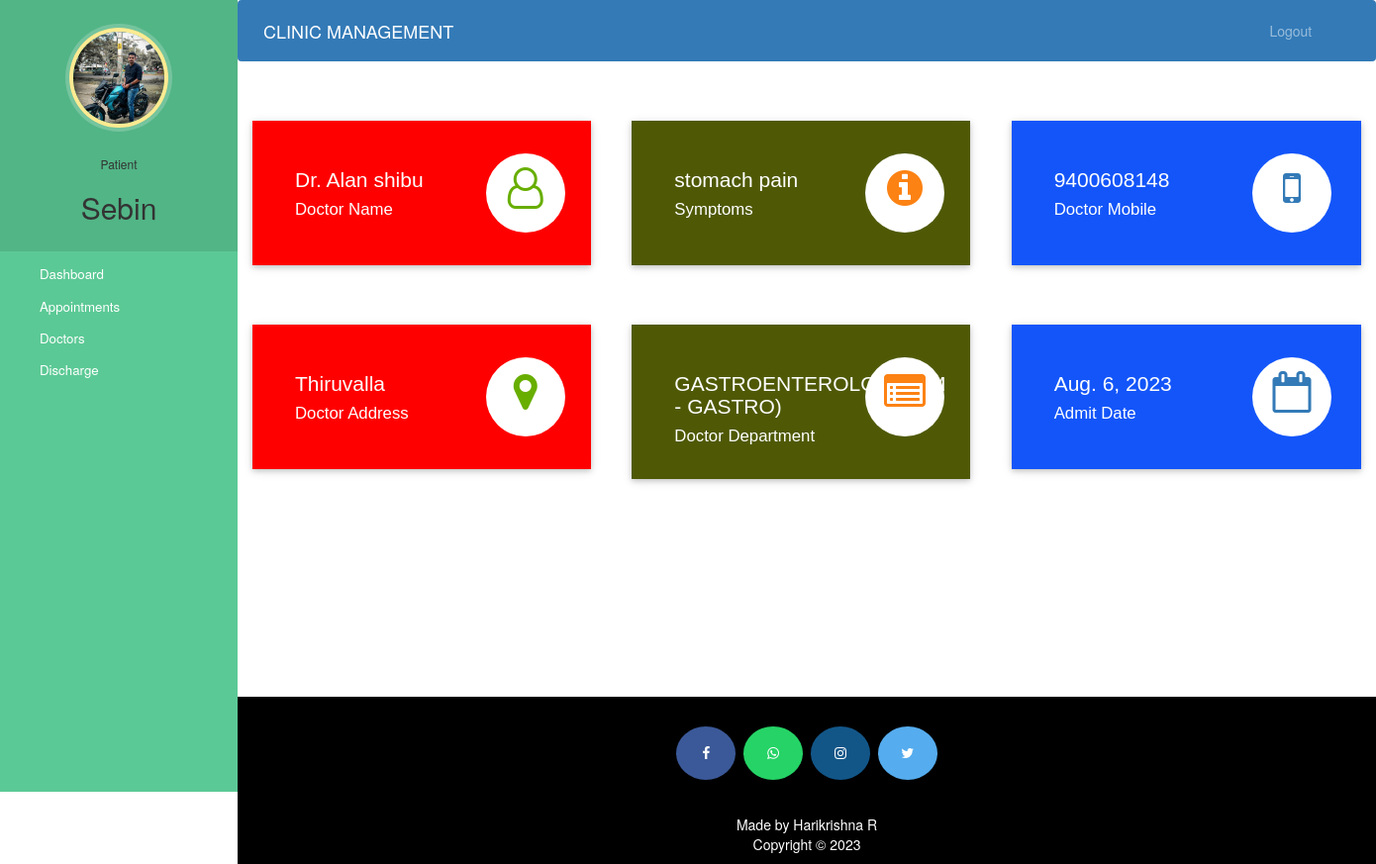
The page /patient-dashboard (signed in) on the database its author committed.
### hospital/models.py (models this page shows, shortened)
class Patient(models.Model):
    user=models.OneToOneField(User,on_delete=models.CASCADE)
    profile_pic= models.ImageField(upload_to='profile_pic/PatientProfilePic/',null=True,blank=True)
    address = models.CharField(max_length=40)
    mobile = models.CharField(max_length=20,null=False)
    symptoms = models.CharField(max_length=100,null=False)
    assignedDoctorId = models.PositiveIntegerField(null=True)
    admitDate=models.DateField(auto_now=True)
    status=models.BooleanField(default=False)

class Doctor(models.Model):
    user=models.OneToOneField(User,on_delete=models.CASCADE)
    profile_pic= models.ImageField(upload_to='profile_pic/DoctorProfilePic/',null=True,blank=True)
    address = models.CharField(max_length=40)
    mobile = models.CharField(max_length=20,null=True)
    department= models.CharField(max_length=50,choices=departments,default='Cardiologist')
    status=models.BooleanField(default=False)
    @property
    def get_name(self):
        return self.user.first_name+" "+self.user.last_name

### hospital/views.py (the view)
# urls.py: path('patient-dashboard', views.patient_dashboard_view,name='patient-dashboard'),
@login_required(login_url='patientlogin')
@user_passes_test(is_patient)
def patient_dashboard_view(request):
    patient=models.Patient.objects.get(user_id=request.user.id)
    doctor=models.Doctor.objects.get(user_id=patient.assignedDoctorId)
    mydict={
    'patient':patient,
    'doctorName':doctor.get_name,
    'doctorMobile':doctor.mobile,
    'doctorAddress':doctor.address,
    'symptoms':patient.symptoms,
    'doctorDepartment':doctor.department,
    'admitDate':patient.admitDate,
    }
    return render(request,'patient_dashboard.html',context=mydict)

### hospital/views.py (called while the page is built)
def is_patient(user):
    return user.groups.filter(name='PATIENT').exists()

### templates/patient_dashboard.html (shortened to what this page needs)
{% extends 'patient_base.html' %}
{% load static %}
{% block content %}
{%include 'patient_dashboard_cards.html'%}
<br><br><br><br>
{% endblock content %}

### templates/patient_base.html (shortened to what this page needs)
<!DOCTYPE html>
{% load static %}
<html lang="en">
<head>
  <link rel="stylesheet" href="https://stackpath.bootstrapcdn.com/bootstrap/4.3.1/css/bootstrap.min.css">
  <link rel="stylesheet" href="https://maxcdn.bootstrapcdn.com/font-awesome/4.7.0/css/font-awesome.min.css">
</head>
<body>
  <nav class="menu" tabindex="0">
    <header class="avatar">
      <img src="{% static patient.profile_pic.url %}" alt="Profile Pic" />
      <br><br>
      <h6>Patient</h6>
      <h2>{{request.user.first_name}}</h2>
    </header>
    <ul>
      <li tabindex="0" class="icon-dashboard"> <a style="color:white; text-decoration:none;" href="/patient-dashboard"><span>Dashboard</span></a> </li>
      <li tabindex="0" class="icon-calendar"> <a style="color:white; text-decoration:none;" href="/patient-appointment"><span>Appointments</span></a></li>
      <li tabindex="0" class="icon-users"> <a style="color:white; text-decoration:none;" href="/patient-view-doctor"><span>Doctors</span></a></li>
      <li tabindex="0" class="icon-users"> <a style="color:white; text-decoration:none;" href="/patient-discharge"><span>Discharge</span></a></li>
    </ul>
  </nav>
  <main>
    <div class="bs-example">
      <nav class="navbar navbar-expand-md  navbar-dark fixed-top" style="background:#337AB7;">
        <a href="/patient-dashboard" class="navbar-brand">CLINIC MANAGEMENT</a>
        <div class="collapse navbar-collapse justify-content-between" id="navbarCollapse">
          <div class="navbar-nav" style=" margin-left: 90%;">
            <a href="/logout" class="nav-item nav-link">Logout</a>
          </div>
        </div>
      </nav>
    </div>
    <br><br>
    {% block content %}
    {% endblock content %}
    <br><br><br><br><br><br><br>
    <footer>
      <p>
        <a id="ftr" href="https://facebook.com" class="fa fa-facebook"></a>
        <a id="ftr" href="https://api.whatsapp.com" class="fa fa-whatsapp"></a>
        <a id="ftr" href="https://instagram.com" class="fa fa-instagram"></a>
        <a id="ftr" href="https://twitter.com" class="fa fa-twitter"></a>
      </p>
      <br>
      <div class="container">
        <div class="row">
          <div class="col-md-12 col-sm-12">
            <div style="color:#ffffff;" class="wow fadeInUp footer-copyright">
              <p>Made by Harikrishna R <br>
                Copyright &copy; 2023</p>
            </div>
          </div>
        </div>
      </div>
    </footer>
  </main>
</body>
</html>

### templates/patient_dashboard_cards.html (shortened to what this page needs)
<!DOCTYPE html>
<html lang="en" dir="ltr">
<head>
  <link rel="stylesheet" href="https://maxcdn.bootstrapcdn.com/bootstrap/3.4.1/css/bootstrap.min.css">
  <link rel="stylesheet" href="https://cdnjs.cloudflare.com/ajax/libs/font-awesome/4.7.0/css/font-awesome.min.css">
</head>
<body>
  <div class="market-updates">
    <div class="col-md-4 market-update-gd">
      <div class="market-update-block clr-block-1">
        <div class="col-md-8 market-update-left">
          <h3>{{doctorName}}</h3>
          <h4>Doctor Name</h4>
        </div>
        <div class="col-md-4 market-update-right">
          <i class="fa fa-user-o"> </i>
        </div>
        <div class="clearfix"> </div>
      </div>
    </div>
    <div class="col-md-4 market-update-gd">
      <div class="market-update-block clr-block-2">
        <div class="col-md-8 market-update-left">
          <h3>{{symptoms}}</h3>
          <h4>Symptoms</h4>
        </div>
        <div class="col-md-4 market-update-right">
          <i class="fa fa-info-circle"></i>
        </div>
        <div class="clearfix"> </div>
      </div>
    </div>
    <div class="col-md-4 market-update-gd">
      <div class="market-update-block clr-block-3">
        <div class="col-md-8 market-update-left">
          <h3>{{doctorMobile}}</h3>
          <h4>Doctor Mobile</h4>
        </div>
        <div class="col-md-4 market-update-right">
          <i class="fa fa-mobile" aria-hidden="true"></i>
        </div>
        <div class="clearfix"> </div>
      </div>
    </div>
  </div>
  <br><br><br>
  <div class="market-updates">
    <div class="col-md-4 market-update-gd">
      <div class="market-update-block clr-block-1">
        <div class="col-md-8 market-update-left">
          <h3>{{doctorAddress}}</h3>
          <h4>Doctor Address</h4>
        </div>
        <div class="col-md-4 market-update-right">
          <i class="fa fa-map-marker"> </i>
        </div>
        <div class="clearfix"> </div>
      </div>
    </div>
    <div class="col-md-4 market-update-gd">
      <div class="market-update-block clr-block-2">
        <div class="col-md-8 market-update-left">
          <h3>{{doctorDepartment}}</h3>
          <h4>Doctor Department</h4>
        </div>
        <div class="col-md-4 market-update-right">
          <i class="fa fa-list-alt"></i>
        </div>
        <div class="clearfix"> </div>
      </div>
    </div>
    <div class="col-md-4 market-update-gd">
      <div class="market-update-block clr-block-3">
        <div class="col-md-8 market-update-left">
          <h3>{{admitDate}}</h3>
          <h4>Admit Date</h4>
        </div>
        <div class="col-md-4 market-update-right">
          <i class="fa fa-calendar-o" aria-hidden="true"></i>
        </div>
        <div class="clearfix"> </div>
      </div>
    </div>
  </div>
</body>
</html>

### templates/patient_base.html (style rules this page uses)
a:link { text-decoration: none; }
a { color: white; }
footer { padding: 0px 0px 0px 0px; background-color: black; margin: 0px; }
#ftr { padding: 20px; }
.fa { font-size: 23px; width: 60px; text-align: center; text-decoration: none; margin: 5px 2px; border-radius: 50%; }
.fa-facebook { background: #3B5998; color: white; margin-top: 30px; }
.fa-whatsapp { background: #25d366; color: white; }
.fa-twitter { background: #55ACEE; color: white; }
.fa-instagram { background: #125688; color: white; }
p { text-align: center; }
body { padding-left: 240px; }
main { position: relative; height: 100vh; }
.menu { background: #5bc995; height: 100vh; width: 240px; position: fixed; top: 0px; left: 0; z-index: 5; outline: none; }
.menu .avatar { background: rgba(0, 0, 0, 0.1); padding: 2em 0.5em; text-align: center; }
.menu .avatar img { width: 100px; border-radius: 50%; overflow: hidden; border: 4px solid #ffea92; box-shadow: 0 0 0 4px rgba(255, 255, 255, 0.2); }
.menu .avatar h2 { font-weight: normal; margin-bottom: 0; }
.menu ul { list-style: none; padding: 0.5em 0; margin: 0; }
.menu ul li { padding: 0.5em 1em 0.5em 3em; font-size: 0.95em; font-weight: regular; background-repeat: no-repeat; background-position: left 15px center; background-size: auto 20px; transition: all 0.15s linear; cursor: pointer; }
.menu ul li.icon-dashboard { background-image: url("http://www.entypo.com/images//gauge.svg"); }
.menu ul li.icon-users { background-image: url("http://www.entypo.com/images//users.svg"); }
.menu ul li.icon-calendar { background-image: url("http://www.entypo.com/images//calendar.svg"); }

### templates/patient_dashboard_cards.html (style rules this page uses)
.market-update-block { padding: 2em 2em; background: #999; }
.market-update-block h3 { color: #fff; font-size: 1.5em; font-family: 'Carrois Gothic', sans-serif; }
.market-update-block h4 { font-size: 1.2em; color: #fff; margin: 0.3em 0em; font-family: 'Carrois Gothic', sans-serif; }
.market-update-block.clr-block-1 { background: #ff0000; margin-right: 0.8em; box-shadow: 0 2px 5px 0 rgba(0, 0, 0, 0.16), 0 2px 10px 0 rgba(0, 0, 0, 0.12); transition: 0.5s all; -webkit-transition: 0.5s all; -moz-transition: 0.5s all; -o-transition: 0.5s all; }
.market-update-block.clr-block-2 { background: #4f5905; margin-right: 0.8em; box-shadow: 0 2px 5px 0 rgba(0, 0, 0, 0.16), 0 2px 10px 0 rgba(0, 0, 0, 0.12); transition: 0.5s all; -webkit-transition: 0.5s all; -moz-transition: 0.5s all; -o-transition: 0.5s all; }
.market-update-block.clr-block-3 { background: #1355f9; box-shadow: 0 2px 5px 0 rgba(0, 0, 0, 0.16), 0 2px 10px 0 rgba(0, 0, 0, 0.12); transition: 0.5s all; -webkit-transition: 0.5s all; -moz-transition: 0.5s all; -o-transition: 0.5s all; }
.market-update-right i.fa.fa-user-o, i.fa.fa-map-marker { font-size: 3em; color: #68AE00; width: 80px; height: 80px; background: #fff; text-align: center; border-radius: 49px; -webkit-border-radius: 49px; -moz-border-radius: 49px; -o-border-radius: 49px; line-height: 1.7em; }
.market-update-right i.fa.fa-info-circle, i.fa.fa-list-alt { font-size: 3em; color: #FC8213; width: 80px; height: 80px; background: #fff; text-align: center; border-radius: 49px; -webkit-border-radius: 49px; -moz-border-radius: 49px; -o-border-radius: 49px; line-height: 1.7em; }
.market-update-right i.fa.fa-mobile, i.fa.fa-calendar-o { font-size: 3em; color: #337AB7; width: 80px; height: 80px; background: #fff; text-align: center; border-radius: 49px; -webkit-border-radius: 49px; -moz-border-radius: 49px; -o-border-radius: 49px; line-height: 1.7em; }
.market-update-left { padding: 0px; }

### rows shown on the page
Patient: profile_pic (picture), symptoms "stomach pain", admitDate "Aug. 6, 2023"
Doctor: mobile "9400608148", address "Thiruvalla", department "GASTROENTEROLOGY(DM - GASTRO)"

### other values the page prints
{{ request.user.first_name }} "Sebin"
{{ doctorName }} "Dr. Alan shibu"
